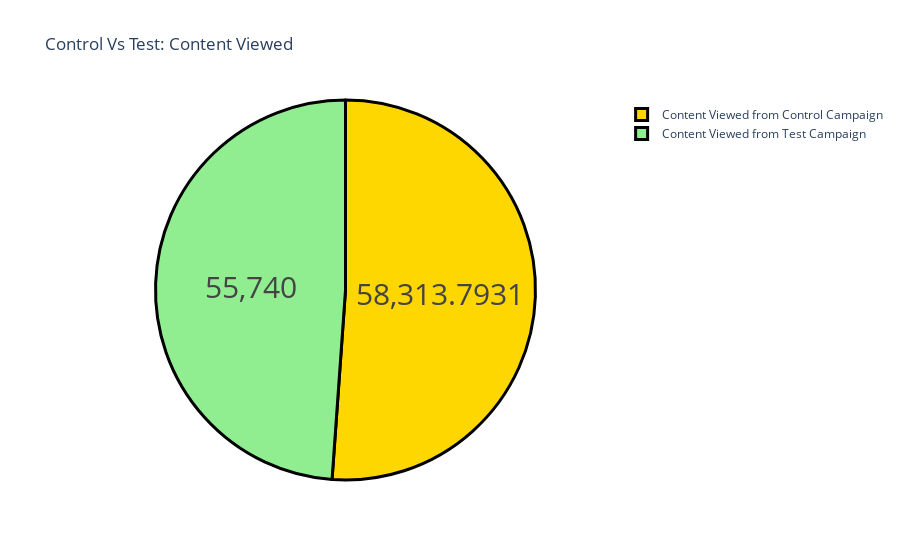

The notebook cell this image was saved under:
### Markdown cell above
The **test campaign** leads in **website clicks**, indicating better engagement.
 Let’s now check the next step — *how much **content was actually viewed** after users landed on the website from each campaign.*

### Code cell
label = ["Content Viewed from Control Campaign", 
         "Content Viewed from Test Campaign"]
counts = [sum(control_data["Content Viewed"]), 
          sum(test_data["Content Viewed"])]
colors = ['gold','lightgreen']
fig = go.Figure(data=[go.Pie(labels=label, values=counts)])
fig.update_layout(title_text='Control Vs Test: Content Viewed')
fig.update_traces(hoverinfo='label+percent', textinfo='value', 
                  textfont_size=30,
                  marker=dict(colors=colors, 
                              line=dict(color='black', width=3)))
fig.show()

### Figure 1 — Plotly figure (JSON) as saved in the notebook; plotly's stock layout.template omitted (floating-point values rounded to 4 significant figures)
{"data": [{"hoverinfo": "label+percent", "labels": ["Content Viewed from Control Campaign", "Content Viewed from Test Campaign"], "marker": {"colors": ["gold", "lightgreen"], "line": {"color": "black", "width": 3}}, "textfont": {"size": 30}, "textinfo": "value", "type": "pie", "values": [58310.0, 55740]}], "layout": {"autosize": true, "title": {"text": "Control Vs Test: Content Viewed"}}}
